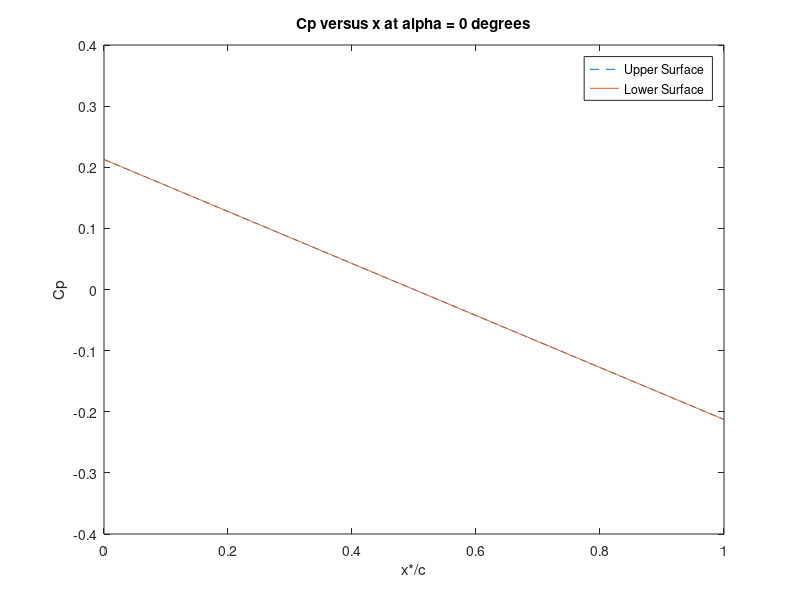
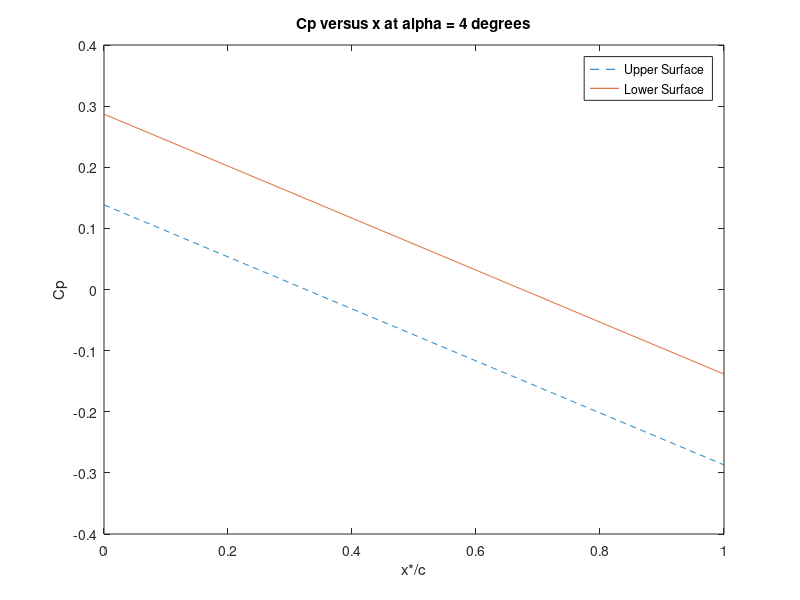
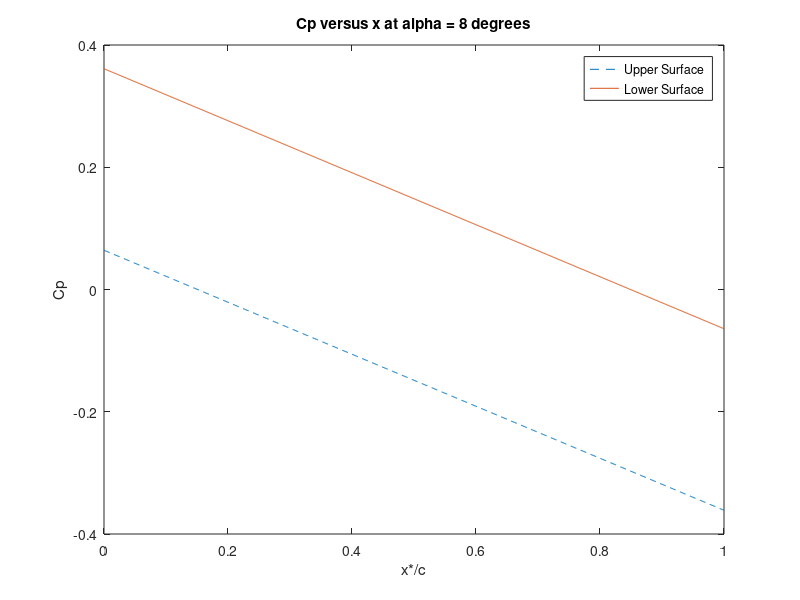

Write the MATLAB code that produced these figures, in order.
% Logan Prust - Aer E 311 - Homework 5 - Problem 3

clear,clc;

% set constants
M=2.13;
x=linspace(0,1,1000);
alpha=[0,4,8];
alpharad=3.14159265358979323846/180*alpha;

% calculate pressure coefficients
for i=1:3
    for j=1:1000
        Cpplus(i,j)=2/sqrt(M^2-1)*(-alpharad(i)+0.2*(1-2*x(j)));
        Cpminus(i,j)=2/sqrt(M^2-1)*(alpharad(i)+0.2*(1-2*x(j)));
    end
end

% create plots
figure(1);
plot(x,Cpplus(1,:),'--');
hold on;
plot(x,Cpminus(1,:),'-');
xlabel('x*/c');
ylabel('Cp');
title('Cp versus x at alpha = 0 degrees');
legend('Upper Surface','Lower Surface');

figure(2);
plot(x,Cpplus(2,:),'--');
hold on;
plot(x,Cpminus(2,:),'-');
xlabel('x*/c');
ylabel('Cp');
title('Cp versus x at alpha = 4 degrees');
legend('Upper Surface','Lower Surface');

figure(3);
plot(x,Cpplus(3,:),'--');
hold on;
plot(x,Cpminus(3,:),'-');
xlabel('x*/c');
ylabel('Cp');
title('Cp versus x at alpha = 8 degrees');
legend('Upper Surface','Lower Surface');